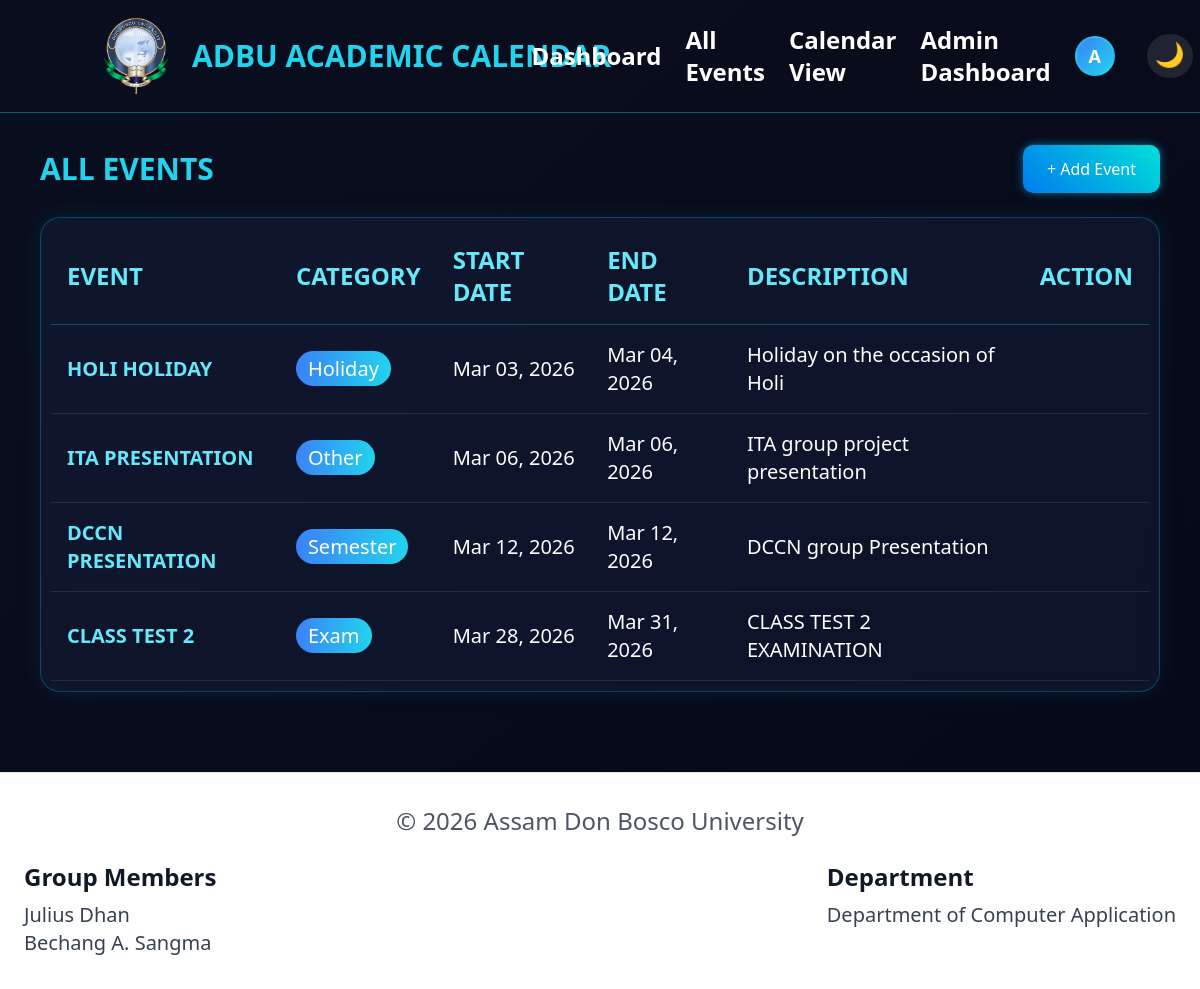
The page /events.php (signed in) on the database its author committed.
### tables this page shows
CREATE TABLE `events` (
  `id` int(11) NOT NULL,
  `title` varchar(255) NOT NULL,
  `category` varchar(100) DEFAULT NULL,
  `start_date` date DEFAULT NULL,
  `end_date` date DEFAULT NULL,
  `description` text DEFAULT NULL,
  `created_at` timestamp NOT NULL DEFAULT current_timestamp()
);

### events.php (the view, shortened to what this page needs)
<?php include 'includes/db.php'; ?>
<?php include 'includes/header.php'; ?>
<?php
$query = "SELECT * FROM events ORDER BY start_date ASC";
$result = $conn->query($query);
?>
<div class="w-full px-4 py-2 md:px-10 md:py-8">
    <div class="flex justify-between items-center mb-6">
        <div>
            <h1 class="text-2xl md:text-3xl font-bold text-cyan-400 uppercase">
                All Events
            </h1>
        </div>
        <?php if (isset($_SESSION['admin'])): ?>
            <a href="admin/add_event.php" class="add-btn">
                + Add Event
            </a>
        <?php endif; ?>
    </div>
    <div class="overflow-x-auto card">
        <table class="w-full text-left">
            <thead class="border-b border-cyan-400/30 text-cyan-300 hidden md:table-header-group">
                <tr>
                    <th class="p-4 text-xl md:text-2xl">EVENT</th>
                    <th class="p-4 text-xl md:text-2xl">CATEGORY</th>
                    <th class="p-4 text-xl md:text-2xl">START DATE</th>
                    <th class="p-4 text-xl md:text-2xl">END DATE</th>
                    <th class="p-4 text-xl md:text-2xl">DESCRIPTION</th>
                    <?php if (isset($_SESSION['admin'])): ?>
                        <th class="p-4 text-center text-xl md:text-2xl">ACTION</th>
                    <?php endif; ?>
                </tr>
            </thead>
            <tbody>
                <?php while ($event = $result->fetch_assoc()): ?>
                    <tr class="border-b border-white/10 hover:bg-cyan-400/5">
                        <td class="p-4 font-semibold text-cyan-300 uppercase hidden md:table-cell text-lg md:text-xl">
                            <?php echo htmlspecialchars($event['title']); ?>
                        </td>
                        <td class="p-4 hidden md:table-cell ">
                            <span class="px-3 py-1 text-xs rounded-full bg-gradient-to-r from-blue-500 to-cyan-400 text-white text-lg md:text-xl">
                                <?php echo htmlspecialchars($event['category']); ?>
                            </span>
                        </td>
                        <td class="p-4 text-white hidden md:table-cell text-lg md:text-xl">
                            <?php echo date("M d, Y", strtotime($event['start_date'])); ?>
                        </td>
                        <td class="p-4 text-white hidden md:table-cell text-lg md:text-xl">
                            <?php echo date("M d, Y", strtotime($event['end_date'])); ?>
                        </td>
                        <td class="p-4 text-white hidden md:table-cell text-lg md:text-xl">
                            <?php echo htmlspecialchars($event['description']); ?>
                        </td>
                    </tr>
                <?php endwhile; ?>
            </tbody>
        </table>
    </div>
</div>
<?php include 'includes/footer.php'; ?>

### css/style.css (style rules this page uses)
* { margin: 0; padding: 0; box-sizing: border-box; font-family: "Segoe UI", sans-serif; }
body { background: radial-gradient(circle at top left, #0a0f1f, #050816 60%); color: #e6f1ff; min-height: 100vh; }
.add-btn { background: linear-gradient(45deg, #007cf0, #00dfd8); border: none; padding: 12px 24px; border-radius: 10px; color: white; cursor: pointer; transition: 0.3s; box-shadow: 0 0 10px rgba(0, 191, 255, 0.5); }
.calendar-container, .section, .table-container, .search-box, .card { background: rgba(20, 30, 60, 0.5); border: 1px solid rgba(0, 191, 255, 0.3); border-radius: 20px; padding: 10px; backdrop-filter: blur(15px); box-shadow: 0 0 25px rgba(0, 191, 255, 0.1); }
table { width: 100%; border-collapse: collapse; }
thead { border-bottom: 1px solid #00bfff; }
th, td { padding: 12px; text-align: left; }
tbody tr { border-bottom: 1px solid rgba(255,255,255,0.1); transition: 0.2s; }

### includes/header.php (style rules this page uses)
body { background: linear-gradient(to bottom right, #0a0f1f, #050816); color: white; }

### rows shown on the page
events: title "HOLI HOLIDAY", category "Holiday", start_date "Mar 03, 2026", end_date "Mar 04, 2026", description "Holiday on the occasion of Holi"
events: title "ITA PRESENTATION", category "Other", start_date "Mar 06, 2026", end_date "Mar 06, 2026", description "ITA group project presentation"
events: title "DCCN PRESENTATION", category "Semester", start_date "Mar 12, 2026", end_date "Mar 12, 2026", description "DCCN group Presentation"
events: title "CLASS TEST 2", category "Exam", start_date "Mar 28, 2026", end_date "Mar 31, 2026", description "CLASS TEST 2 EXAMINATION"

### other values the page prints
substr($_SESSION['admin'], 0, 1) "A"
